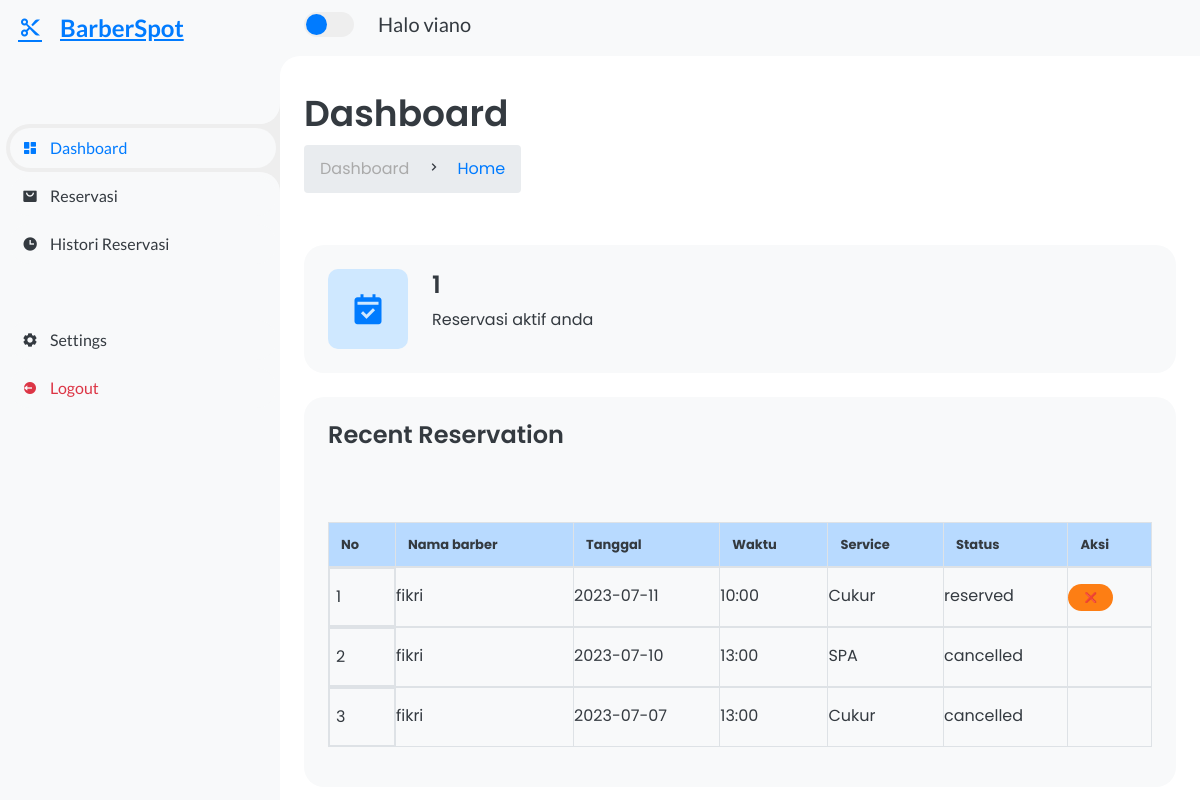
Page /pelanggan.php (signed in) on the committed database.
### tables this page shows
CREATE TABLE `pesanan` (
  `id_pesanan` int(11) NOT NULL,
  `id_customer` int(11) NOT NULL,
  `id_barber` int(11) NOT NULL,
  `id_service` int(11) NOT NULL,
  `tanggal` date NOT NULL,
  `waktu` varchar(11) NOT NULL,
  `Status` varchar(255) NOT NULL DEFAULT 'Pending',
  `order_id` int(25) NOT NULL
);

CREATE TABLE `barber` (
  `id_barber` int(11) NOT NULL,
  `id_user` int(11) NOT NULL,
  `nama` varchar(255) NOT NULL,
  `jk` varchar(255) NOT NULL,
  `no_hp` varchar(255) NOT NULL,
  `alamat` varchar(255) NOT NULL
);

CREATE TABLE `service` (
  `id_service` int(11) NOT NULL,
  `service` varchar(255) NOT NULL,
  `harga` int(11) NOT NULL,
  `keterangan` varchar(255) NOT NULL
);

### pelanggan.php (the view, shortened to what this page needs)
<?php
	include "conn.php";
	$ide = $_SESSION['user_id'];
	$barang = mysqli_query($kon,"SELECT * FROM users u JOIN customers c on (u.id = c.id_user) WHERE u.id=$ide");
	$barang = mysqli_fetch_array($barang);
	$id_cust = $barang['id_customer'];
?>
<!DOCTYPE html>
<html lang="en">
<head>
	<link href='https://unpkg.com/boxicons@2.0.9/css/boxicons.min.css' rel='stylesheet'>
	<link rel="stylesheet" href="https://cdn.jsdelivr.net/npm/bootstrap-icons@1.10.5/font/bootstrap-icons.css">
	<link rel="stylesheet" href="css/style.css">
	<link rel="stylesheet" href="assets/css/bootstrap.min.css" />
</head>
<body>
	<section id="sidebar">
		<a href="#" class="brand">
		<i class='bx bx-cut' ></i>
			<span class="text">BarberSpot</span>
		</a>
		<ul class="side-menu top">
			<li class="active">
				<a href="pelanggan.php">
					<i class='bx bxs-dashboard' ></i>
					<span class="text">Dashboard</span>
				</a>
			</li>
			<li>
				<a href="reservasi.php">
					<i class='bx bxs-shopping-bag-alt' ></i>
					<span class="text">Reservasi</span>
				</a>
			</li>
			<li>
				<a href="histori_reservasi.php">
				<i class='bx bxs-time'></i>
					<span class="text">Histori Reservasi</span>
				</a>
			</li>
		</ul>
		<ul class="side-menu">
			<li>
				<a href="#">
					<i class='bx bxs-cog' ></i>
					<span class="text">Settings</span>
				</a>
			</li>
			<li>
				<a href="logout.php" class="logout">
					<i class='bx bxs-log-out-circle' ></i>
					<span class="text">Logout</span>
				</a>
			</li>
		</ul>
	</section>
	<section id="content">
		<nav>
			<label for="switch-mode" class="switch-mode"></label>
			<a href="#" class="text-end">
				<h5 class="text-end">Halo <?php echo $_SESSION['nama']; ?></h5>
			</a>
		</nav>
		<main>
			<div class="head-title">
				<div class="left">
					<h1>Dashboard</h1>
					<ul class="breadcrumb">
						<li>
							<a href="pelanggan.php">Dashboard</a>
						</li>
						<li><i class='bx bx-chevron-right' ></i></li>
						<li>
							<a class="active" href="pelanggan.php">Home</a>
						</li>
					</ul>
				</div>
			</div>
			<ul class="box-info">
				<li>
					<i class='bx bxs-calendar-check' ></i>
					<span class="text">
						<?php
						$data_pesan = mysqli_query($kon,"SELECT COUNT(id_pesanan) as 'jumlah' FROM pesanan WHERE id_customer = '$id_cust' AND Status = 'reserved'");
						$jumlah_pesan = mysqli_fetch_array($data_pesan);
						?>
						<h3><?php echo $jumlah_pesan['jumlah'];  ?></h3>
						<p>Reservasi aktif anda</p>
					</span>
				</li>
			</ul>
			<div class="table-data">
				<div class="order">
					<div class="head">
						<h3>Recent Reservation</h3>
					</div>
 <tr class="table-danger">
		<br>
	<thead>
	<tr>
   <table class="my-3 table table-bordered">
		<tr class="table-primary">
		<th>No</th>
		<th>Nama barber</th>
		<th>Tanggal</th>
		<th>Waktu</th>
		<th>Service</th>
		<th>Status</th>
		<th colspan='2'>Aksi</th>
	</tr>
	</thead>
	<?php
	$sql="SELECT  p.id_pesanan, b.nama as 'nama', p.tanggal as 'tanggal', p.waktu as 'waktu', s.service as 'service', p.Status as 'status' FROM pesanan p JOIN customers c ON(p.id_customer = c.id_customer) JOIN service s ON(p.id_service = s.id_service) JOIN barber b ON (p.id_barber=b.id_barber) WHERE p.id_customer = $id_cust AND NOT p.Status= 'selesai' ORDER BY p.tanggal DESC limit 5   ";
	$hasil=mysqli_query($kon,$sql);
	$no=0;
	while ($data = mysqli_fetch_array($hasil)) {
		$no++;
		?>
		<tbody>
		<tr>
			<td><?php echo $no;?></td>
			<td><?php echo $data["nama"]; ?></td>
			<td><?php echo $data["tanggal"];   ?></td>
			<td><?php echo $data["waktu"];   ?></td>
			<td><?php echo $data["service"];   ?></td>
			<td><?php echo $data["status"];   ?></td>
            <td>
			<?php
			if ($data['status'] == "reserved" && $data['tanggal'] != date('Y-m-d')){ ?>
				<a href="cancelPelanggan.php?id_pesanan=<?= $data['id_pesanan']; ?>" class="status pending">❌</a>
            <?php }
			elseif($data['status'] == "reserved" && $data['tanggal']==date('Y-m-d')){?>
				tidak dapat dibatalkan <?php }?>
            </td>
		</tr>
		</tbody>
		<?php
	}
	?>
</div>
		</main>
	</section>
</body>
</html>

### rows in the picture
pesanan: id_barber.nama "fikri", tanggal "2023-07-11", waktu "10:00", id_service.service "Cukur", Status "reserved"
pesanan: id_barber.nama "fikri", tanggal "2023-07-10", waktu "13:00", id_service.service "SPA", Status "cancelled"
pesanan: id_barber.nama "fikri", tanggal "2023-07-07", waktu "13:00", id_service.service "Cukur", Status "cancelled"

### other values in the picture
$_SESSION['nama'] "viano"
$jumlah_pesan['jumlah'] "1"
